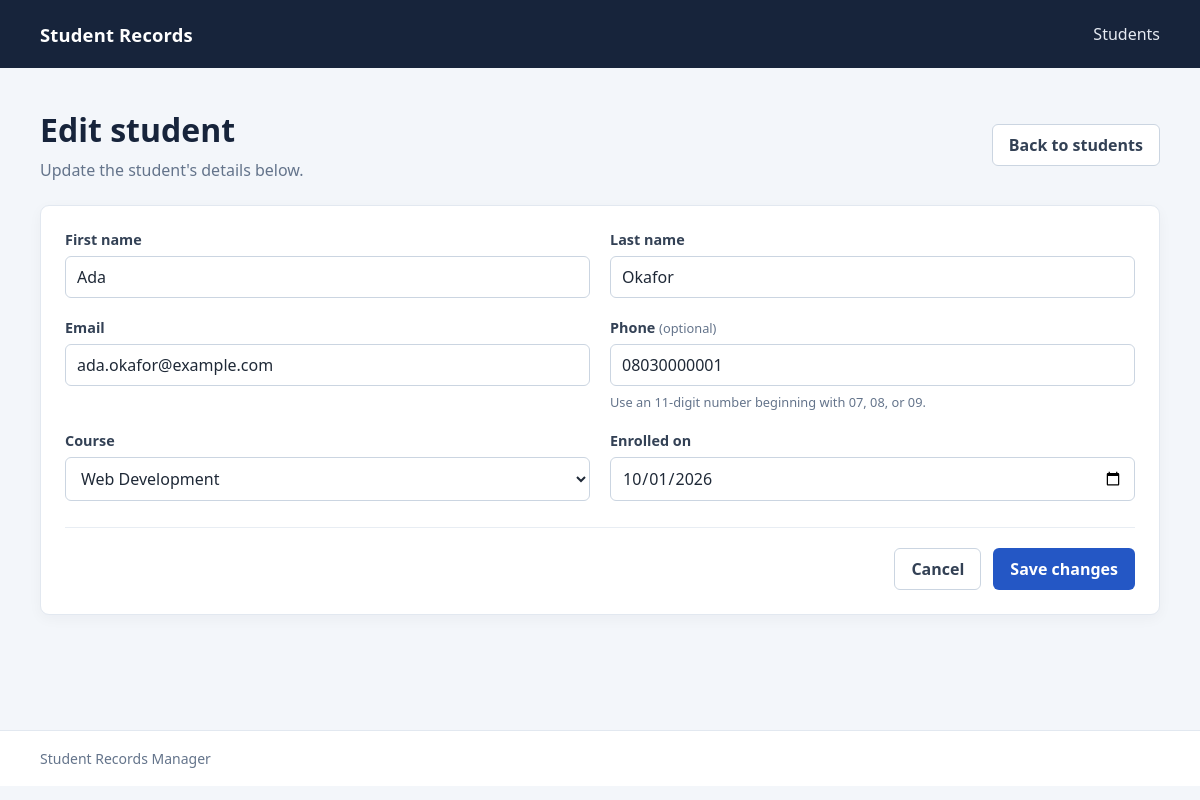
The page /edit.php?id=1 on the database its author committed.
### tables this page shows
CREATE TABLE `students` (
  `id` int(10) UNSIGNED NOT NULL,
  `first_name` varchar(60) NOT NULL,
  `last_name` varchar(60) NOT NULL,
  `email` varchar(120) NOT NULL,
  `phone` varchar(20) DEFAULT NULL,
  `course` enum('Web Development','Software Engineering','Data Analysis','UI/UX Design') NOT NULL,
  `enrolled_on` date NOT NULL,
  `created_at` timestamp NOT NULL DEFAULT current_timestamp(),
  `updated_at` timestamp NOT NULL DEFAULT current_timestamp() ON UPDATE current_timestamp()
);

### src/Database.php (called while the page is built, shortened)
<?php
function db(): PDO
{
    static $connection = null;
    if ($connection instanceof PDO) {
        return $connection;
    }
    $config = require __DIR__ . '/../config/config.php';
    $settings = $config['db'];
    $dsn = sprintf(
        'mysql:host=%s;port=%d;dbname=%s;charset=utf8mb4',
        $settings['host'],
        $settings['port'],
        $settings['database']
    );
    $connection = new PDO($dsn, $settings['username'], $settings['password'], [
        PDO::ATTR_ERRMODE => PDO::ERRMODE_EXCEPTION,
        PDO::ATTR_DEFAULT_FETCH_MODE => PDO::FETCH_ASSOC,
        PDO::ATTR_EMULATE_PREPARES => false,
    ]);
    return $connection;
}
function studentCourseOptions(): array
{
    $column = db()->query("SHOW COLUMNS FROM students LIKE 'course'")->fetch();
    if ($column === false || !preg_match('/^enum\((.*)\)$/i', $column['Type'], $matches)) {
        throw new RuntimeException('The students.course column must be an ENUM.');
    }
    $options = str_getcsv($matches[1], ',', "'", '\\');
    return $options;
}

### src/helpers.php (called while the page is built, shortened)
<?php
function e(string|int|float|null $value): string
{
    return htmlspecialchars((string) $value, ENT_QUOTES | ENT_SUBSTITUTE, 'UTF-8');
}

### partials/student-form.php (the view, shortened to what this page needs)
<?php
$student = $student ?? [];
$errors = $errors ?? [];
$courseOptions = $courseOptions ?? [];
?>
<form class="student-form card" method="post">
    <div class="form-grid">
        <div class="form-field">
            <label for="first_name">First name</label>
            <input id="first_name" name="first_name" type="text" minlength="2" maxlength="60" autocomplete="given-name" required value="<?= e($student['first_name'] ?? '') ?>" aria-invalid="<?= isset($errors['first_name']) ? 'true' : 'false' ?>">
        </div>
        <div class="form-field">
            <label for="last_name">Last name</label>
            <input id="last_name" name="last_name" type="text" minlength="2" maxlength="60" autocomplete="family-name" required value="<?= e($student['last_name'] ?? '') ?>" aria-invalid="<?= isset($errors['last_name']) ? 'true' : 'false' ?>">
        </div>
        <div class="form-field">
            <label for="email">Email</label>
            <input id="email" name="email" type="email" maxlength="255" autocomplete="email" required value="<?= e($student['email'] ?? '') ?>" aria-invalid="<?= isset($errors['email']) ? 'true' : 'false' ?>">
        </div>
        <div class="form-field">
            <label for="phone">Phone <span class="optional">(optional)</span></label>
            <input id="phone" name="phone" type="tel" inputmode="numeric" maxlength="11" autocomplete="tel" value="<?= e($student['phone'] ?? '') ?>" aria-invalid="<?= isset($errors['phone']) ? 'true' : 'false' ?>">
            <small>Use an 11-digit number beginning with 07, 08, or 09.</small>
        </div>
        <div class="form-field">
            <label for="course">Course</label>
            <select id="course" name="course" required aria-invalid="<?= isset($errors['course']) ? 'true' : 'false' ?>">
                <?php foreach ($courseOptions as $course): ?>
                    <option value="<?= e($course) ?>" <?= ($student['course'] ?? '') === $course ? 'selected' : '' ?>><?= e($course) ?></option>
                <?php endforeach; ?>
            </select>
        </div>
        <div class="form-field">
            <label for="enrolled_on">Enrolled on</label>
            <input id="enrolled_on" name="enrolled_on" type="date" max="<?= e((new DateTimeImmutable('today'))->format('Y-m-d')) ?>" required value="<?= e($student['enrolled_on'] ?? '') ?>" aria-invalid="<?= isset($errors['enrolled_on']) ? 'true' : 'false' ?>">
        </div>
    </div>
    <div class="form-actions">
        <a class="button button-secondary" href="index.php">Cancel</a>
        <button class="button" type="submit"><?= e($submitLabel ?? 'Save student') ?></button>
    </div>
</form>

### assets/app.css (style rules this page uses)
:root { color-scheme: light; font-family: "Segoe UI", Arial, sans-serif; color: #1f2937; background: #f3f6fa; font-synthesis: none; text-rendering: optimizeLegibility; }
* { box-sizing: border-box; }
body { min-width: 320px; min-height: 100vh; margin: 0; }
a { color: #2457c5; text-decoration: none; }
.button { display: inline-flex; min-height: 42px; align-items: center; justify-content: center; padding: 0 16px; border: 1px solid transparent; border-radius: 6px; background: #2457c5; color: #fff; font: inherit; font-weight: 600; white-space: nowrap; }
.button-secondary { border-color: #cbd5e1; background: #fff; color: #334155; }
.card { overflow: hidden; border: 1px solid #e2e8f0; border-radius: 9px; background: #fff; box-shadow: 0 4px 14px rgb(15 23 42 / 4%); }
.student-form { padding: 24px; }
.form-grid { display: grid; grid-template-columns: repeat(2, minmax(0, 1fr)); gap: 20px; }
.form-field { display: flex; min-width: 0; flex-direction: column; gap: 7px; }
.form-field label { color: #334155; font-size: 0.9rem; font-weight: 600; }
.form-field input, .form-field select { width: 100%; min-height: 42px; padding: 9px 11px; border: 1px solid #cbd5e1; border-radius: 6px; background: #fff; color: #1f2937; font: inherit; }
.form-field small, .optional { color: #64748b; font-size: 0.8rem; font-weight: 400; }
.form-actions { display: flex; justify-content: flex-end; gap: 12px; margin-top: 26px; padding-top: 20px; border-top: 1px solid #e8edf3; }

### rows shown on the page
students: first_name "Ada", last_name "Okafor", email "ada.okafor@example.com", phone "08030000001", enrolled_on "10/01/2026"

### other values the page prints
$submitLabel "Save changes"
form field course "Web Development"
